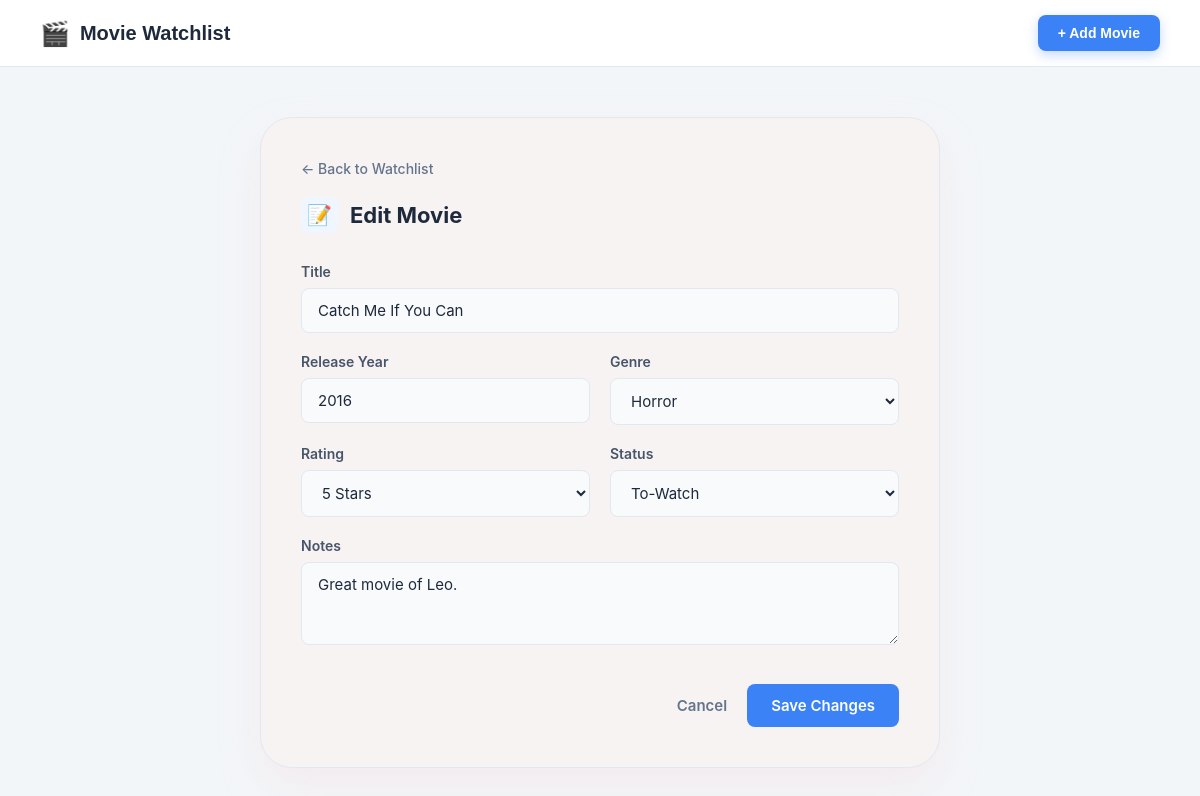
Page /movies/edit/9 on the committed database.
### tables this page shows
CREATE TABLE movies (
            id INTEGER PRIMARY KEY AUTOINCREMENT,
            title TEXT NOT NULL,
            genre TEXT,
            release_year INTEGER,
            rating INTEGER,
            status TEXT NOT NULL,
            notes TEXT
        );

### endpoint/movies.py (the view, shortened to what this page needs)
@movies_bp.route('/movies/edit/<int:movie_id>', methods=['GET', 'POST'])
def edit(movie_id):
    movie = get_movies_by_id_service(movie_id)
    if not movie:
        flash("Movie not found.", "danger")
        return redirect(url_for('movies.index'))
    return render_template('edit.html', movie=movie)

### business_logic/movie_service.py (called while the page is built)
def get_movies_by_id_service(movie_id):
    conn = get_db_connection()
    row = conn.execute('SELECT * FROM movies WHERE id = ?', (movie_id,)).fetchone()
    conn.close()
    return Movie.from_row(row) if row else None

### data_access/movie_repository.py (called while the page is built)
def get_db_connection():
    conn = sqlite3.connect(DATABASE)
    conn.row_factory = sqlite3.Row
    return conn

### models/movie.py (called while the page is built)
    @classmethod
    def from_row(cls, row):
        if not row:
            return None
        data = dict(row)
        return cls(
            id=data.get('id'),
            title=data.get('title'),
            genre=data.get('genre'),
            release_year=data.get('release_year'),
            rating=data.get('rating'),
            status=data.get('status'),
            notes=data.get('notes')
        )

### templates/edit.html (shortened to what this page needs)
<!DOCTYPE html>
<html lang="en">
<head>
    <link rel="stylesheet" href="{{ url_for('static', filename='css/style.css') }}">
</head>
<body class="bg-gray-light">
    <header class="watchlist-header" style="background: white; padding: 15px 40px; border-bottom: 1px solid #e2e8f0; display: flex; justify-content: space-between; align-items: center; margin-bottom: 30px;">
        <div class="logo-area" style="display: flex; align-items: center; gap: 10px;">
            <span style="font-size: 24px; color: #3b82f6;">🎬</span>
            <h1 class="main-title" style="font-size: 20px; font-weight: 700; color: #1e293b; margin: 0; font-family: sans-serif;">Movie Watchlist</h1>
        </div>
        <a href="{{ url_for('movies.create') }}" class="add-movie-btn" style="background: #3b82f6; color: white; padding: 10px 20px; border-radius: 8px; text-decoration: none; font-weight: 600; font-size: 14px; display: inline-flex; align-items: center; gap: 5px; font-family: sans-serif;">
            + Add Movie
        </a>
    </header>
    <div class="page-container">
        <div class="movie-card">
            <a href="{{ url_for('movies.index') }}" class="back-link">
                &larr; Back to Watchlist
            </a>
            <div class="card-header-title">
                <span class="header-icon">📝</span>
                <span>Edit Movie</span>
            </div>
            <form action="{{ url_for('movies.edit', movie_id=movie.id) }}" method="POST">
                {% include '_form_fields.html' %}
            </form>
        </div>
    </div>
</body>
</html>

### templates/_form_fields.html (shortened to what this page needs)
<div class="form-grid">
    <div class="form-group full-width">
        <label for="title">Title</label>
        <input type="text" id="title" name="title" placeholder="Venom" maxlength="100"
               value="{{ request.form.get('title', movie.title if movie else '') }}" >
    </div>
    <div class="form-group">
        <label for="release_year">Release Year</label>
        <input type="number" id="release_year" name="release_year" placeholder="2006" min="1888" max="2026"
               value="{{ request.form.get('release_year', movie.release_year if movie else '') }}">
    </div>
    <div class="form-group">
        <label for="genre">Genre</label>
        <select id="genre" name="genre" >
            {% set selected_genre = request.form.get('genre', movie.genre if movie else '') %}
            {% for g in ['Action', 'Comedy', 'Drama', 'Sci-Fi', 'Thriller', 'Horror', 'Romance', 'Other'] %}
                <option value="{{ g }}" {% if selected_genre == g %}selected{% endif %}>{{ g }}</option>
            {% endfor %}
        </select>
    </div>
    <div class="form-group">
        <label for="rating">Rating</label>
        <select id="rating" name="rating">
            {% set selected_rating = request.form.get('rating', movie.rating|string if movie else '1') %}
            {% for r in range(1, 6) %}
                <option value="{{ r }}" {% if selected_rating == r|string %}selected{% endif %}>{{ r }} Star{{ 's' if r > 1 else '' }}</option>
            {% endfor %}
        </select>
    </div>
    <div class="form-group">
        <label for="status">Status</label>
        <select id="status" name="status">
            {% set selected_status = request.form.get('status', movie.status if movie else 'To-Watch') %}
            <option value="To-Watch" {% if selected_status == 'To-Watch' %}selected{% endif %}>To-Watch</option>
        </select>
    </div>
    <div class="form-group full-width">
        <label for="notes">Notes</label>
        {% set selected_notes = request.form.get('notes', movie.notes if movie and movie.notes != 'This movie have no notes.' else '') %}
        <textarea id="notes" name="notes" rows="3" placeholder="Your thoughts..." maxlength="500">{{ selected_notes }}</textarea>
    </div>
</div>
<div class="form-actions">
    <a href="{{ url_for('movies.index') }}" class="btn-cancel">Cancel</a>
    <button type="submit" class="btn-save">
        {% if 'edit' in request.endpoint %}Save Changes{% else %}Add Movie{% endif %}
    </button>
</div>

### static/css/style.css (style rules this page uses)
body { background-color: #f3f6f9; margin: 0; font-family: 'Inter', system-ui, -apple-system, sans-serif; color: #1e293b; }
.page-container { max-width: 1200px; margin: 0 auto; padding: 0 40px 40px 40px; }
.back-link { text-decoration: none; color: #64748b; font-size: 14px; font-weight: 500; display: inline-flex; align-items: center; gap: 5px; margin-bottom: 20px; transition: color 0.2s; }
.movie-card { background: #ffffff; border: 1px solid #e2e8f0; border-radius: 16px; padding: 35px 40px; max-width: 650px; margin: 0 auto; box-shadow: 0 4px 12px rgba(0, 0, 0, 0.03); }
.card-header-title { display: flex; align-items: center; gap: 12px; font-size: 22px; font-weight: 700; color: #1e293b; margin-bottom: 30px; }
.header-icon { font-size: 20px; background-color: #eff6ff; padding: 6px; border-radius: 8px; display: inline-flex; align-items: center; justify-content: center; }
.form-grid { display: grid; grid-template-columns: 1fr 1fr; gap: 20px; }
.form-group.full-width { grid-column: span 2; }
.form-group label { display: block; font-size: 14px; font-weight: 600; color: #475569; margin-bottom: 8px; }
.form-group input, .form-group select, .form-group textarea { width: 100%; padding: 12px 16px; border: 1px solid #e2e8f0; border-radius: 8px; background-color: #f8fafc; color: #1e293b; font-size: 15px; font-family: inherit; transition: all 0.2s ease-in-out; box-sizing: border-box; }
.form-group input::placeholder, .form-group textarea::placeholder { color: #94a3b8; }
.form-actions { display: flex; justify-content: flex-end; align-items: center; gap: 20px; margin-top: 35px; }
.btn-cancel { color: #64748b; text-decoration: none; font-size: 15px; font-weight: 600; transition: color 0.2s; }
.btn-save { background-color: #3b82f6; color: #ffffff; padding: 12px 24px; border: none; border-radius: 8px; font-size: 15px; font-weight: 600; cursor: pointer; font-family: inherit; transition: background-color 0.2s; }
* { margin: 0; padding: 0; box-sizing: border-box; font-family: -apple-system, BlinkMacSystemFont, "Segoe UI", Roboto, "Helvetica Neue", Arial, sans-serif; }
.page-container { width: 100%; max-width: 1200px; padding: 20px; display: flex; justify-content: center; align-items: center; }
.movie-card { background-color: #f7f3f3; width: 100%; max-width: 680px; border-radius: 32px; padding: 40px; box-shadow: 0 20px 40px rgba(243, 206, 206, 0.25); position: relative; }
* { margin: 0; padding: 0; box-sizing: border-box; font-family: -apple-system, BlinkMacSystemFont, "Segoe UI", Roboto, Helvetica, Arial, sans-serif; }
body.bg-gray-light { background-color: #f3f6f9; color: #333333; min-height: 100vh; }
.watchlist-header { display: flex; justify-content: space-between; align-items: center; margin-bottom: 30px; }
.logo-area { display: flex; align-items: center; gap: 12px; }
.main-title { font-size: 24px; font-weight: 800; color: #1e293b; }
.add-movie-btn { background-color: #3b82f6; color: #ffffff; padding: 10px 20px; border-radius: 12px; display: inline-flex; align-items: center; gap: 8px; text-decoration: none; font-size: 14px; font-weight: 700; box-shadow: 0 4px 12px rgba(59, 130, 246, 0.3); transition: all 0.2s ease; }

### rows in the picture
movies: title "Catch Me If You Can", release_year "2016", genre "Horror", status "To-Watch", notes "Great movie of Leo."

### other values in the picture
form field rating "5 Stars"
